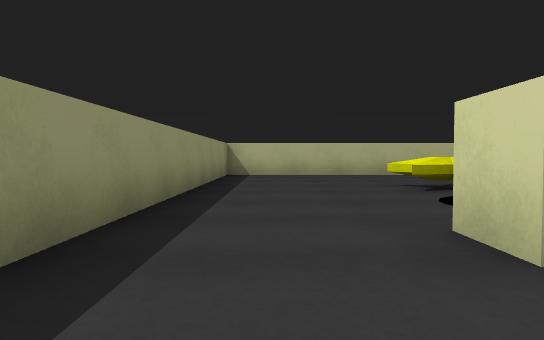
[1] (above)

17 first-person views from a walk through a scene from a Unity 3-D project. The camera is 0.58 m above the floor, tilts 2° down and sees 70° across. The floor is counted in squares, 1 m on a side. Each view is taken from the middle of a square. On the plan, view 1 faces up. The plan holds only what a view shows up to about 10 squares ahead; the rest is blank. The player character is not drawn.

[2]
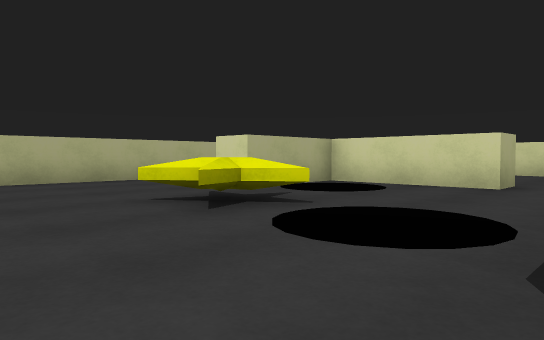

[3]
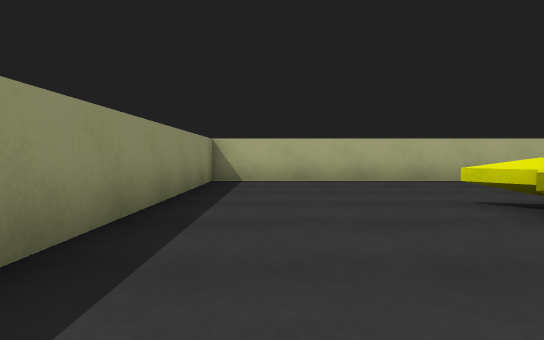

[4]
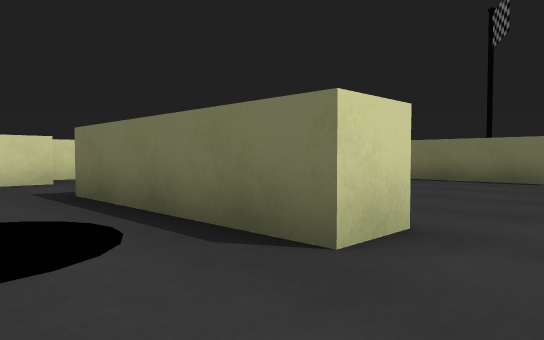

[5]
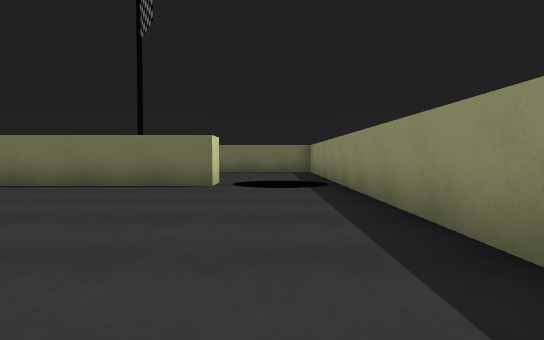

[6]
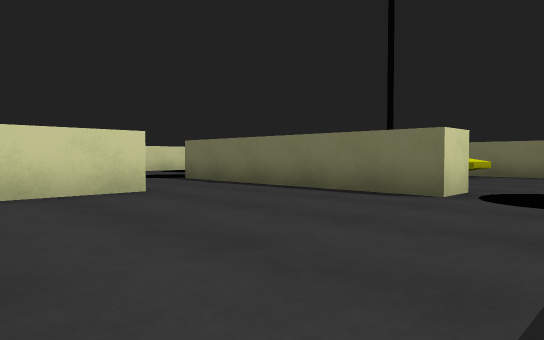

[7]
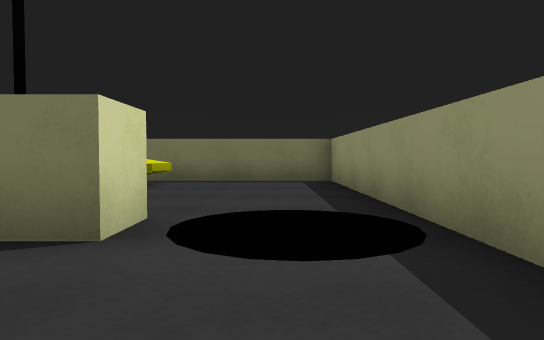

[8]
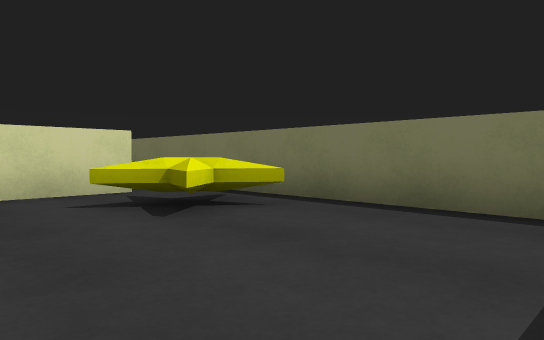

[9]
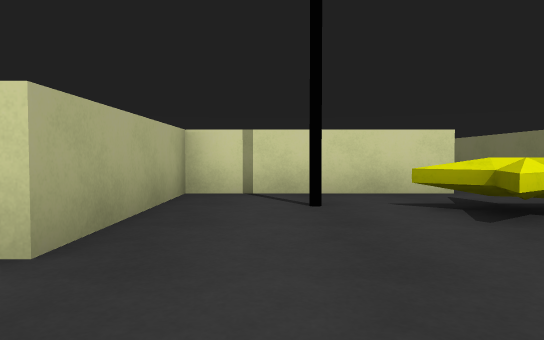

[10]
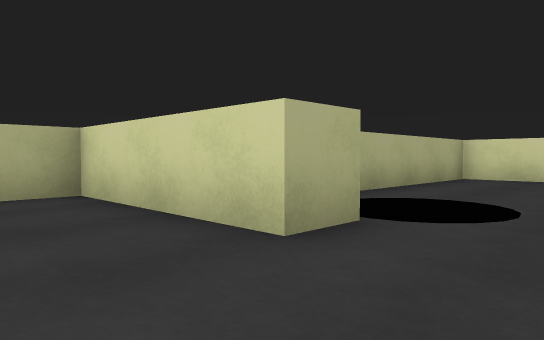

[11]
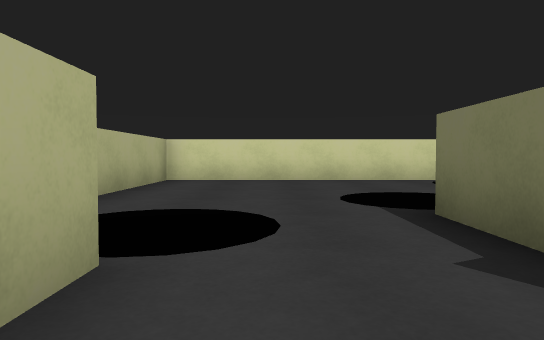

[12]
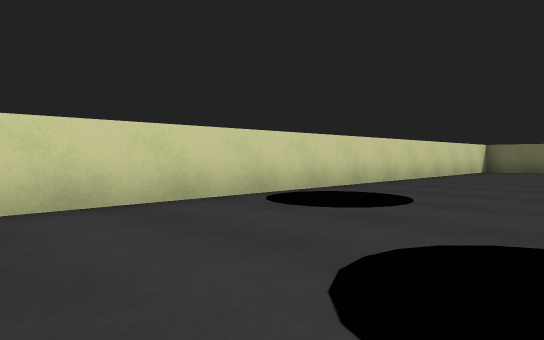

[13]
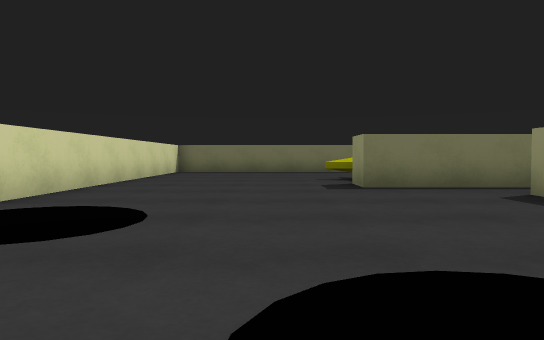

[14]
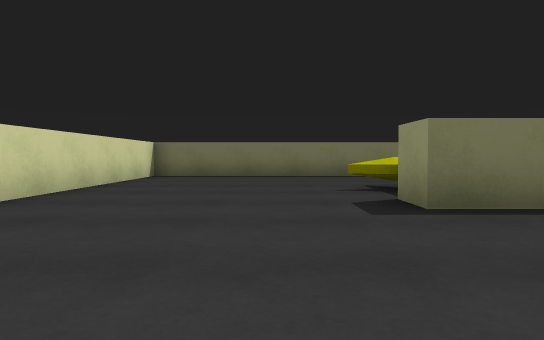

[15]
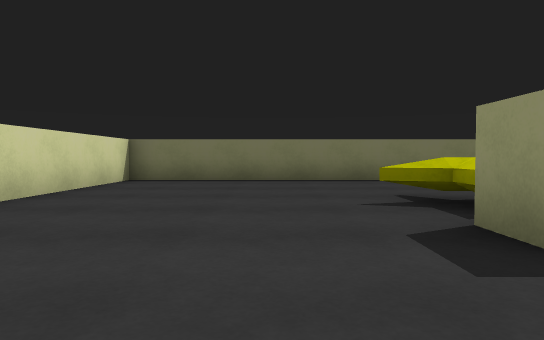

[16]
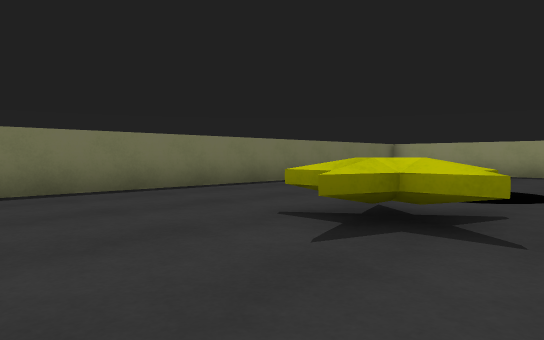

[17]
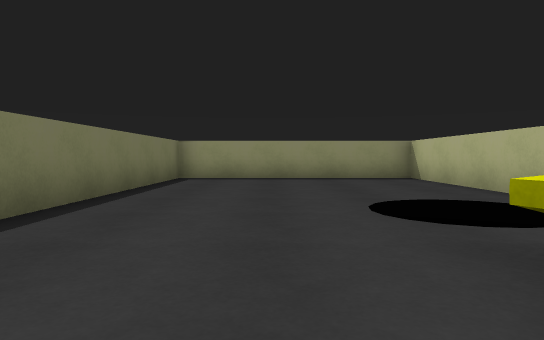

### Floor plan
Key: @ floor where view 1 was taken; # wall or solid block; . floor; S star; B block; F flag; O other object.
Columns run from 2 left of view 1 to 14 right of it. Each row starts with its distance up from view 1.
 12 #########
 11 #......
 10 #......
  9 #......####
  8 #....... O#
  7 #.....SO O#
  6 #.........#
  5 #...O O...#.
  4 #....OO....
  3 #...#####..BBB
  2 #...####  ...#
  1 #.... .#     #
  0 #.@....#   ######
 -1 #......# O......#
 -2 #......##OO.....#
 -3 #........O......#
 -4 #.O........O....#
 -5 #OO.######.OO...#
 -6 #.O....#  .O....#
 -7 #.....F#  ....OO#
 -8 #.....F# .....OO#
 -9 #....S.##.......#
-10 #...............#
-11 #...............#
-12 ###########.....#
-13  ......O........#
-14  .....O O.S.....#
-15  ......O........#
-16  ...............#
-17  ...............#
-18  ...............#
-19  ################

Where each view was taken, in squares from view 1:
view 1: 0 up, 0 right, facing up
view 2: 3 up, 0 right, facing up-right
view 3: 3 up, 0 right, facing up
view 4: 5 up, 0 right, facing down-right
view 5: 3 up, 0 right, facing down
view 6: 1 up, 1 left, facing down-right
view 7: 2 down, 0 right, facing down
view 8: 7 down, 1 left, facing down-right
view 9: 7 down, 1 left, facing right
view 10: 4 down, 3 right, facing up-right
view 11: 3 down, 4 right, facing right
view 12: 3 down, 9 right, facing down-right
view 13: 4 down, 10 right, facing down
view 14: 7 down, 10 right, facing down
view 15: 9 down, 10 right, facing down
view 16: 12 down, 11 right, facing down-left
view 17: 16 down, 9 right, facing left
